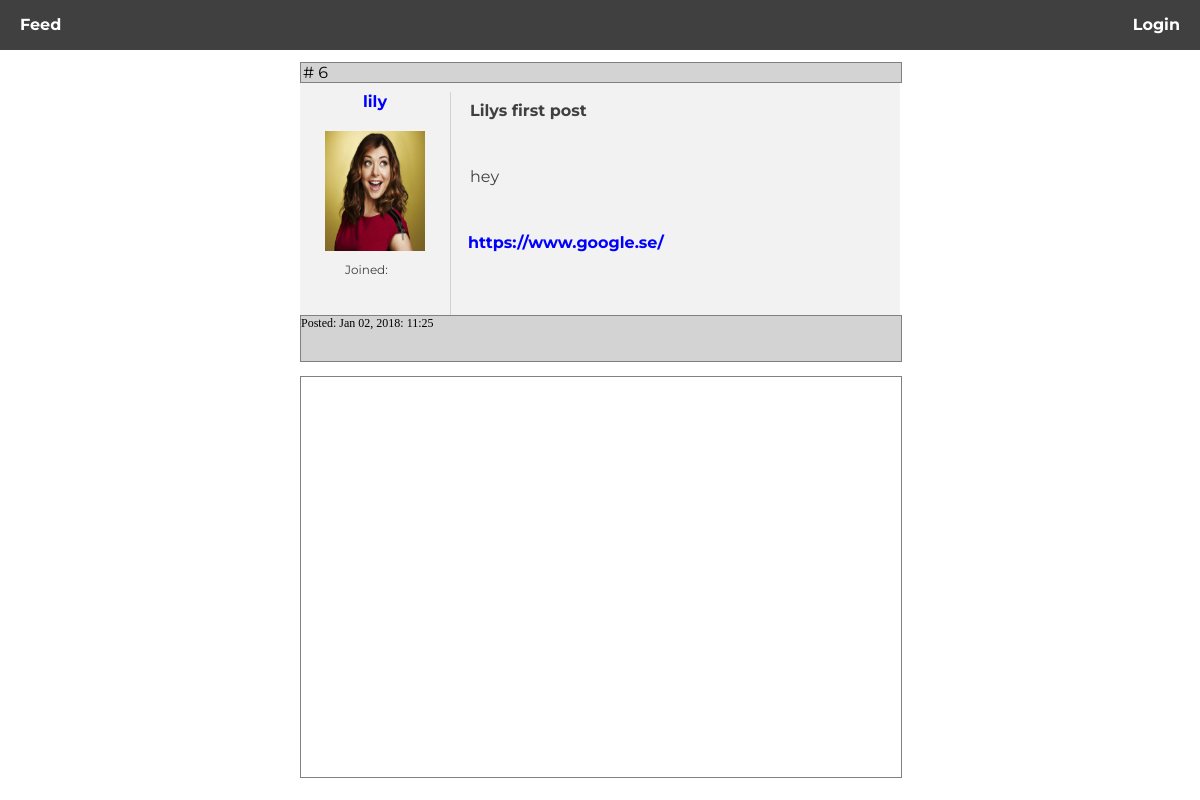
The app's page /pages/comment.php, older data.
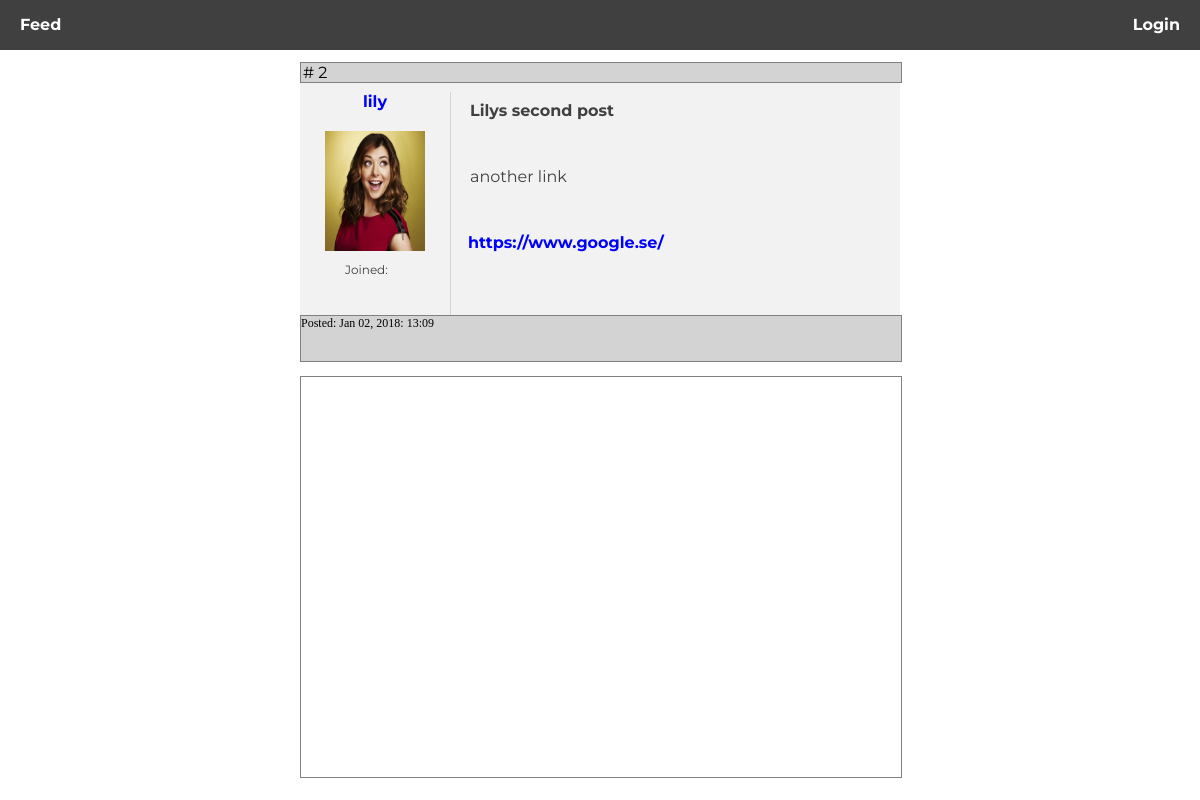
The same page, newer data.
### tables this page shows
CREATE TABLE "posts" (
        `id`       INTEGER NOT NULL,
        `post_id`       INTEGER NOT NULL PRIMARY KEY AUTOINCREMENT UNIQUE,
        `title` VARCHAR NOT NULL,
        `description`   VARCHAR NOT NULL,
        `url`   VARCHAR NOT NULL,
        `posted`      VARCHAR,
        `up_vote` INTEGER,
        `down_vote` INTEGER
);

CREATE TABLE "users" (
        `id`    INTEGER NOT NULL PRIMARY KEY AUTOINCREMENT UNIQUE,
        `name`  VARCHAR NOT NULL,
        `username`      VARCHAR NOT NULL UNIQUE,
        `email` VARCHAR NOT NULL,
        `password`      VARCHAR NOT NULL,
        `biography`     VARCHAR NOT NULL,
        `img`           VARCHAR,
        `joined`   VARCHAR
);

### logic/feed.php (called while the page is built, shortened)
<?php
   $query = "SELECT * FROM posts LEFT JOIN users ON posts.id=users.id";
   $statement = $pdo->query($query);
   $statement->execute();
   $joined = $statement->fetchAll(PDO::FETCH_ASSOC);

### pages/comment.php (the view, shortened to what this page needs)
<?php
require __DIR__.'../../views/header.php';
require __DIR__.'/../logic/feed.php';
foreach($joined as $join){}
   ?>
   <div class="post">
      <div class="post-content">
         <div class="post-id">
            # <?php echo $join['post_id']; ?>
         </div>
         <br>
         <div class="side-info">
            <a href="<?php echo $join['username']; ?>" class="img-url"><?php echo $join['username']; ?></a>
            <br>
            <?php echo '<img src="../uploads/'. $join['img']. '" class="avatar-img">'; ?>
            <br>
            <div class="member">Joined: <br>
            </div>
         </div>
         <div class="post-title">
            <h2><?php echo $join['title']; ?></h2>
         </div>
         <br>
         <div class="post-description">
            <?php echo $join['description']; ?>
         </div>
         <div class="post-url">
            <a href="<?php echo $join['url']; ?>" class="img-url"><?php echo substr($join['url'], 0, 100); ?></a>
         </div>
         <div class="post-time">
            Posted: <?php echo $join['posted']; ?>
         </div>
      </div>
   </div>
   <div class="comments">
   </div>

### views/header.php (shortened to what this page needs)
<!DOCTYPE html>
<html lang="en">
<head>
    <link rel="stylesheet" href="../css/main.css">
</head>
<body>
    <?php require __DIR__.'/navigation.php'; ?>

### views/navigation.php (shortened to what this page needs)
<?php $id = $_SESSION; ?>
<div class="nav-wrapper">
   <div class="navbar-left">
      <a href="../pages/feed.php">Feed</a>
   </div>
   <?php if (isset($_SESSION['user'])): ?>
      <?php foreach($id as $user):?>
      <div class="navbar-right">
         <a href="/pages/profile.php"><?php echo $user['username']; ?></a>
      <?php endforeach; ?>
         <a href="/app/auth/logout.php"><?php echo "Logout"; ?></a>
      </div>
      <div class="navbar-left">
         <a href="/pages/createPost.php">Create Post</a>
      </div>
   <?php else: ?>
      <div class="navbar-right">
         <a href="/pages/login.php"><?php echo "Login"; ?></a>
      </div>
   <?php endif; ?>
</div>

### css/main.css (style rules this page uses)
* { margin: 0px; font-family: Montserrat; font-size: 16px; }
body { color: #404040; background-color: white; }
a { text-decoration: none; outline: none; margin: 20px; color: white; font-weight: bold; }
.nav-wrapper { position: relative; background-color: #404040; color: white; width: 100%; height: 35px; padding-top: 15px; font-size: 18px; }
.navbar-left { float: left; }
.navbar-right { float: right; }
.comments { position: absolute; height: 50%; width: 50%; top: 47%; left: 25%; border: 1px solid grey; color: black; }
.avatar-img { width: 100px; height: 120px; margin-top: 20px; }
.side-info { position: absolute; top: 10%; text-align: center; border-right: 1px solid lightgrey; height: 90%; width: 150px; }
.member { position: absolute; top: 63%; left: 30%; font-size: 12px; color: #404040; }
.img-url { color: blue; margin: 0px; }
.post-id { position: absolute; background-color: lightgrey; border: 1px solid grey; width: 99.7%; padding-left: 2px; color: black; }
.post { position: absolute; width: 50%; z-index: -1; left: 25%; margin-top: 12px; margin-bottom: 100px; background-color: #f2f2f2; }
.post-content { position: relative; height: 300px; border-bottom: 10px solid white; background-color: #f2f2f2; padding-right: 20px; }
.post-title { position: absolute; left: 25%; margin-top: 20px; margin-left: 20px; }
.post-url { position: absolute; left: 28%; top: 55%; font-size: 22px; color: blue; width: 100px; }
.post-description { position: absolute; left: 25%; top: 35%; margin-left: 20px; }
.post-time { position: absolute; bottom: 0%; width: 100%; height: 15%; font-family: tahoma; background-color: lightgrey; border: 1px solid grey; font-size: 12px; color: black; }
img { width: 158px; height: 198px; }

Row changes from the older to the newer data that the page shows:
removed posts: post_id "6", title "Lilys first post", description "hey", url "https://www.google.se/", posted "Jan 02, 2018: 11:25"
now on this page (row edited): posts: post_id "2", title "Lilys second post", description "another link", url "https://www.google.se/", posted "Jan 02, 2018: 13:09"
